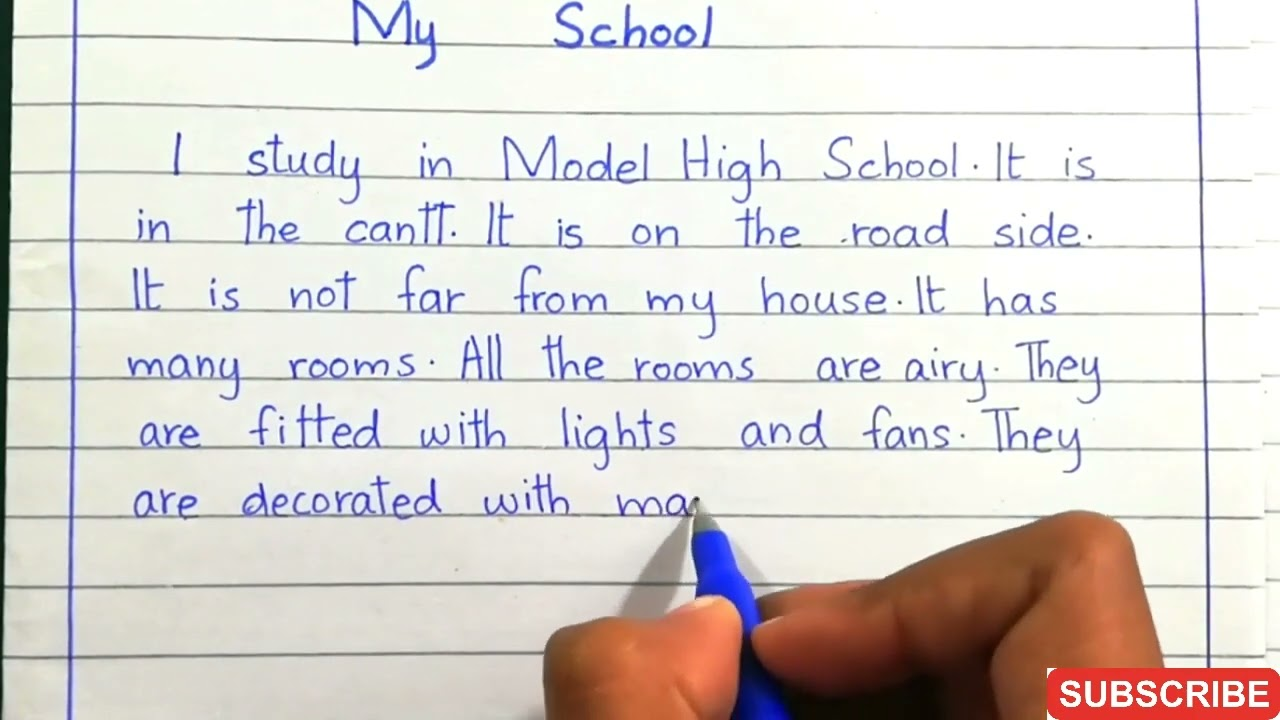
#> input picture Images/English.jpg, 1280 x 720 px
$ python test.py
#> lines starting #> are read from the running program, lines starting #| are printed output that depends on the picture
import cv2

# Đọc hình ảnh bằng OpenCV
image = cv2.imread("Images/English.jpg")
#> image is the input picture: shape (720, 1280, 3); mean B, G, R 210.6, 214.7, 220.1

# Thiết lập tỷ lệ tăng kích thước
scale_factor = 2  # Ví dụ: tăng kích thước gấp đôi

# Tăng kích thước hình ảnh
new_width = int(image.shape[1] * scale_factor)
#> new_width = 2560
new_height = int(image.shape[0] * scale_factor * 2)
#> new_height = 2880
resized_image = cv2.resize(image, (new_width, new_height))
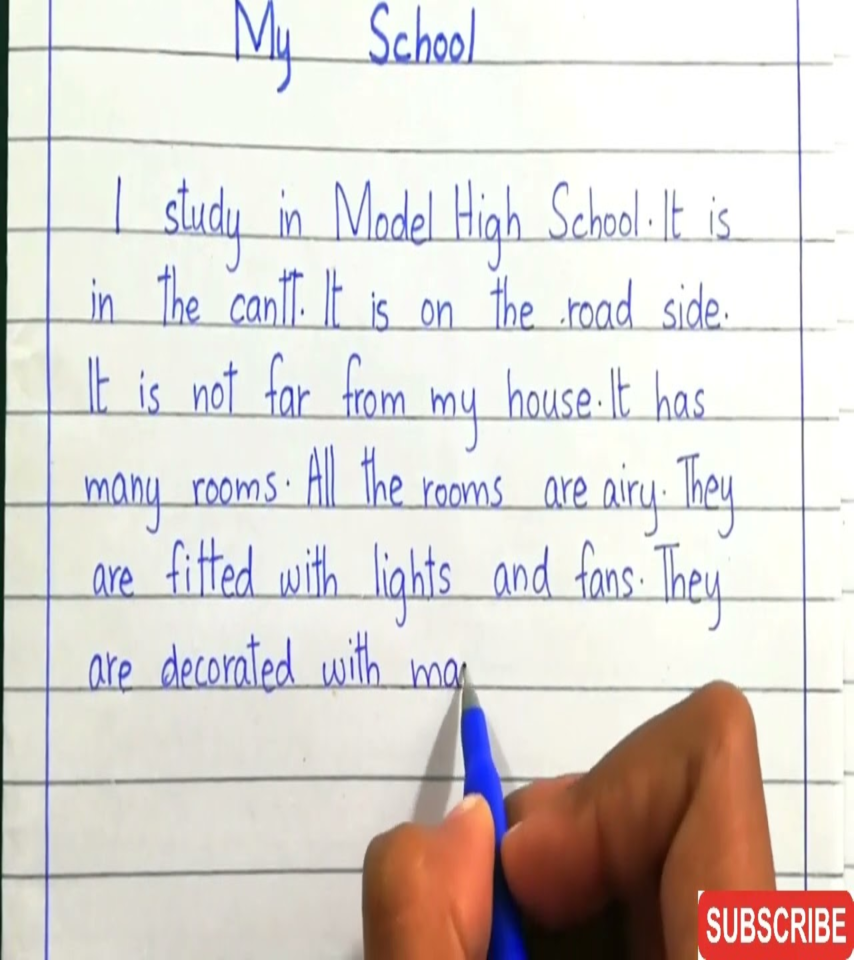
#> resized_image: shape (2880, 2560, 3) (shown at 1/3 size); mean B, G, R 210.6, 214.6, 220.1

# Lưu hình ảnh đã được xử lý
cv2.imwrite("resized_image.png", resized_image)

# Hiển thị hình ảnh đã được xử lý
cv2.imshow("Resized Image", resized_image)
cv2.waitKey(0)
cv2.destroyAllWindows()

$ run again, with Images/1.jpg copied over Images/English.jpg
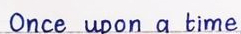
#> input picture Images/1.jpg, 241 x 34 px
#> image is the input picture: shape (34, 241, 3); mean B, G, R 224.3, 214.9, 217.3
#> `resized_image = cv2.resize(image, (new_width, new_height))`:
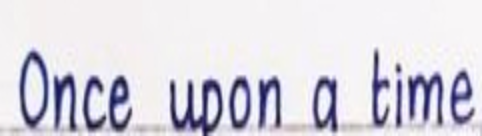
#> resized_image: shape (136, 482, 3); mean B, G, R 224.2, 214.9, 217.2

$ run again, with Images/2.jpg copied over Images/English.jpg
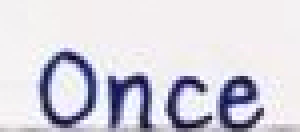
#> input picture Images/2.jpg, 75 x 33 px (shown 4 times larger)
#> image is the input picture: shape (33, 75, 3); mean B, G, R 220.9, 211.4, 213.5
#> `resized_image = cv2.resize(image, (new_width, new_height))`:
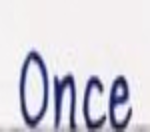
#> resized_image: shape (132, 150, 3); mean B, G, R 220.8, 211.3, 213.4
